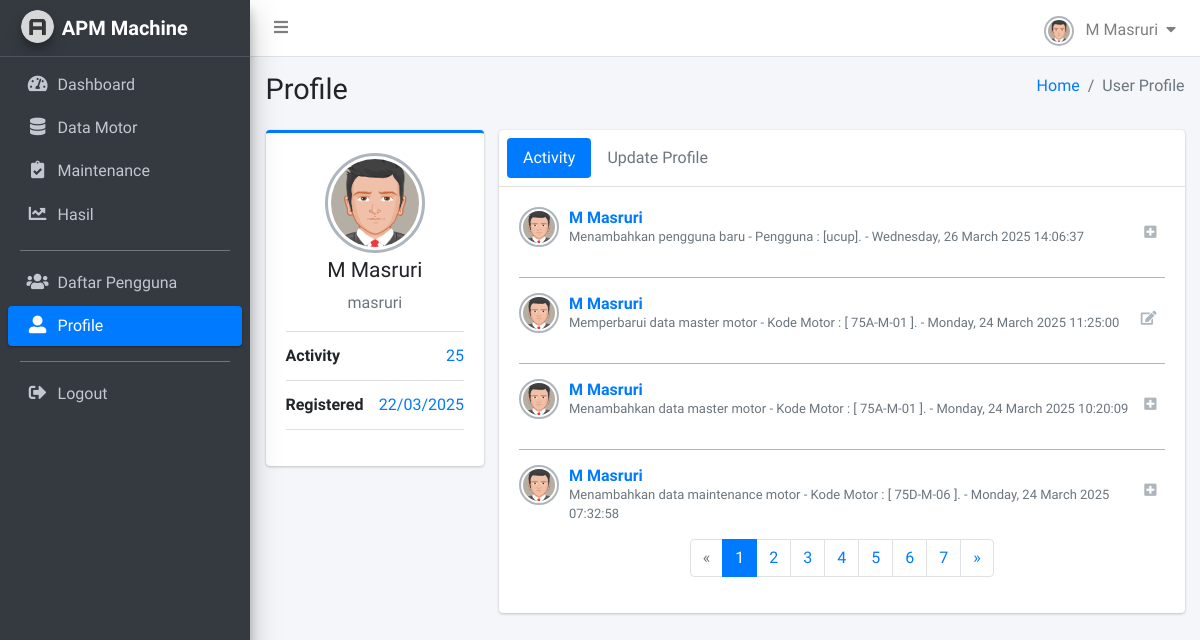
The app's page /apm-machine/profile/1/ (signed in) with its own data.
### monitoring/models.py (models this page shows, shortened)
class LogActivity(models.Model):
    user = models.ForeignKey(User, on_delete=models.CASCADE)
    action = models.CharField(max_length=100)
    description = models.TextField()
    timestamp = models.DateTimeField(auto_now_add=True)
    class Meta:
        verbose_name = "Logs Activity"
        verbose_name_plural = "Logs Aktifitas Pengguna"

### monitoring/views/users.py (the view)
# urls.py: path("profile/<int:user_id>/", profile, name="profile"),
@login_required(login_url='login')
def profile(request, user_id):
    logs_list = LogActivity.objects.filter(user_id=user_id).order_by('-timestamp')
    paginator = Paginator(logs_list, 4)
    page_number = request.GET.get('page')
    logs = paginator.get_page(page_number)
    context = {
        'logs': logs,
        'logs_list': logs_list
    }
    return render(request, 'profile.html', context)

### templates/profile.html (shortened to what this page needs)
{% load static %}
<!DOCTYPE html>
<html lang="en">
<head>
    <link rel="stylesheet" href="{% static 'plugins/fontawesome-free/css/all.min.css' %}">
    <link rel='stylesheet' href='https://cdnjs.cloudflare.com/ajax/libs/font-awesome/4.0.3/css/font-awesome.css'>
    <link rel="stylesheet" href="{% static 'plugins/sweetalert2-theme-bootstrap-4/bootstrap-4.min.css' %}">
    <link rel="stylesheet" href="{% static 'plugins/toastr/toastr.min.css' %}">
    <link rel="stylesheet" href="{% static 'dist/css/adminlte.min.css' %}">
</head>
<body class="hold-transition sidebar-mini layout-fixed layout-navbar-fixed layout-footer-fixed">
    <div class="wrapper">
        {% include 'snippets/navbar.html' %}
        {% include 'snippets/sidebar.html' %}
        <div class="content-wrapper">
            <section class="content-header">
            <div class="container-fluid">
                <div class="row mb-2">
                <div class="col-sm-6">
                    <h1>Profile</h1>
                </div>
                <div class="col-sm-6">
                    <ol class="breadcrumb float-sm-right">
                    <li class="breadcrumb-item"><a href="#">Home</a></li>
                    <li class="breadcrumb-item active">User Profile</li>
                    </ol>
                </div>
                </div>
            </div>
            </section>
            <section class="content">
                <div class="container-fluid">
                    <div class="row">
                        <div class="col-md-3">
                            <div class="card card-primary card-outline">
                                <div class="card-body box-profile">
                                    <div class="text-center">
                                    <img class="profile-user-img img-fluid img-circle"
                                        src="{% static 'dist/img/user.jpg' %}"
                                        alt="{{user.username}}">
                                    </div>
                                    <h3 class="profile-username text-center">{{user.first_name}} {{user.last_name}} </h3>
                                    <p class="text-muted text-center">{{user.username}}</p>
                                    <ul class="list-group list-group-unbordered mb-3">
                                        <li class="list-group-item">
                                            <b>Activity</b> <a class="float-right">{{logs_list.count}}</a>
                                        </li>
                                        <li class="list-group-item">
                                            <b>Registered</b> <a class="float-right">{{user.date_joined|date:"d/m/Y"}}</a>
                                        </li>
                                    </ul>
                                </div>
                            </div>
                        </div>
                        <div class="col-md-9">
                            <div class="card">
                                <div class="card-header p-2">
                                    <ul class="nav nav-pills">
                                    <li class="nav-item"><a class="nav-link active" href="#activity" data-toggle="tab">Activity</a></li>
                                    <li class="nav-item"><a class="nav-link" href="#upProfile" data-toggle="tab">Update Profile</a></li>
                                    </ul>
                                </div>
                                <div class="card-body">
                                    <div class="tab-content">
                                        <div class="active tab-pane" id="activity">
                                            {% for l in logs %}
                                            <div class="post clearfix">
                                                <div class="user-block">
                                                    <img class="img-circle img-bordered-sm" src="{% static 'dist/img/user.jpg' %}" alt="User Image">
                                                    <span class="username">
                                                    <a href="#">{{l.user.first_name}} {{l.user.last_name}} </a>
                                                    <span class="float-right btn-tool">
                                                        {% if l.action == "Add" %}
                                                        <i class="fas fa-plus-square"></i>
                                                        {% elif l.action == "Change" %}
                                                        <i class="fas fa-edit"></i>
                                                        {% else %}
                                                        <i class="fas fa-trash"></i>
                                                        {% endif %}
                                                    </span>
                                                    </span>
                                                    <span class="description">{{l.description}} - {{l.timestamp|date:'l, d F Y H:i:s'}}</span>
                                                </div>
                                            </div>
                                            {% empty %}
                                            <p class="text-center">Tidak ada aktivitas.</p>
                                            {% endfor %}
                                            {% if logs.has_other_pages %}
                                            <nav>
                                                <ul class="pagination justify-content-center">
                                                    {% if logs.has_previous %}
                                                    <li class="page-item">
                                                        <a class="page-link" href="?page={{ logs.previous_page_number }}" aria-label="Previous">
                                                            <span aria-hidden="true">&laquo;</span>
                                                        </a>
                                                    </li>
                                                    {% else %}
                                                    <li class="page-item disabled">
                                                        <span class="page-link">&laquo;</span>
                                                    </li>
                                                    {% endif %}
                                                    {% for num in logs.paginator.page_range %}
                                                    <li class="page-item {% if logs.number == num %}active{% endif %}">
                                                        <a class="page-link" href="?page={{ num }}">{{ num }}</a>
                                                    </li>
                                                    {% endfor %}
                                                    {% if logs.has_next %}
                                                    <li class="page-item">
                                                        <a class="page-link" href="?page={{ logs.next_page_number }}" aria-label="Next">
                                                            <span aria-hidden="true">&raquo;</span>
                                                        </a>
                                                    </li>
                                                    {% else %}
                                                    <li class="page-item disabled">
                                                        <span class="page-link">&raquo;</span>
                                                    </li>
                                                    {% endif %}
                                                </ul>
                                            </nav>
                                            {% endif %}
                                        </div>
                                    </div>
                                </div>
                            </div>
                        </div>
                    </div>
                </div>
            </section>
        </div>
    </div>
</body>
</html>

### templates/snippets/navbar.html (shortened to what this page needs)
{% load static %}
<nav class="main-header navbar navbar-expand navbar-white navbar-light">
    <ul class="navbar-nav">
        <li class="nav-item">
            <a class="nav-link" data-widget="pushmenu" href="#" role="button">
                <i class="fas fa-bars"></i>
            </a>
        </li>
    </ul>
    <ul class="navbar-nav ml-auto">
        <li class="nav-item dropdown">
            <a class="nav-link" data-toggle="dropdown" href="#">
                <img class="img-circle img-bordered-sm" src="{% static 'dist/img/user.jpg' %}" alt="User Image" width="30" height="30">
                <span class="ml-2">{{ request.user.first_name }} {{ request.user.last_name }}</span>
                <i class="fas fa-caret-down ml-1"></i>
            </a>
        </li>
    </ul>
</nav>

### records on screen
LogActivity: user.first_name "M", user.last_name "Masruri", action "Add" (drawn), description "Menambahkan pengguna baru - Pengguna : [ucup].", timestamp "Wednesday, 26 March 2025 14:06:37"
LogActivity: user.first_name "M", user.last_name "Masruri", action "Change" (drawn), description "Memperbarui data master motor - Kode Motor : [ 75A-M-01 ].", timestamp "Monday, 24 March 2025 11:25:00"
LogActivity: user.first_name "M", user.last_name "Masruri", action "Add" (drawn), description "Menambahkan data master motor - Kode Motor : [ 75A-M-01 ].", timestamp "Monday, 24 March 2025 10:20:09"
LogActivity: user.first_name "M", user.last_name "Masruri", action "Add" (drawn), description "Menambahkan data maintenance motor - Kode Motor : [ 75D-M-06 ].", timestamp "Monday, 24 March 2025 07:32:58"

### other values on screen
{{ request.user.first_name }} "M"
{{ request.user.last_name }} "Masruri"
{{ user.first_name }} "M"
{{ user.last_name }} "Masruri"
{{ user.username }} "masruri"
{{ logs_list.count }} "25"
{{ user.date_joined|date:"d/m/Y" }} "22/03/2025"
{{ num }} "1" "2" "3" "4" "5" "6" "7"
